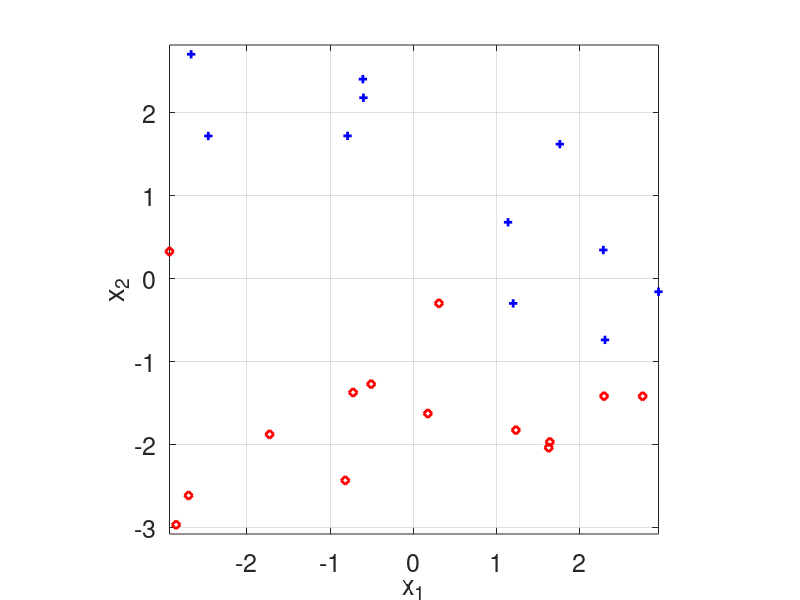

MATLAB code to generate this figure: (Note: this script raises an error after producing the figure.)
% MATHEMATIK DES MASCHINELLEN LERNENS
%===========================================
% Kapitel 3: Lineare Klassifikationsmethoden
% Abschnitt 3.1: Das Perzeptron
%
% MATLAB-Skript zum Nachvollziehen des 
% Beispiels zum Perzeptron-Algorithmus

%% (0) Vorbereitung
%------------------ 

% Erzeugen der Trainingsdaten
m = 25; % Anzahl der Daten
x = 6*rand(2,m)-3; % zufaellige x-Werte in [-3,3]^2  random.uniform Matrix 2 rows, m colums, high low insteed of [0, 1] should be [-3, 3] 6 and -3 
x
w_true = [1; 2]; % wahre trennende Hyperebene
w_true
y = sign(w_true' * x) + (w_true' * x == 0); % wahre Markierungen # w_true*x == 0 we want to have as 1 # w_true' * x == 0 np.dot(w_true.T, x)
y
%% (1) Zeichnen der Trainingsdaten
% --------------------------------

figure(1); 

% Erst die wahre Hyperebene fuer x in [-3,3] einzeichnen
plot( [-3,3], -w_true(1)/w_true(2)*[-3,3], '--k','Linewidth',2) 

% Dann die klassifizierten Punkte eintragen
indp = find(y==1); % Punkte mit Markierung 1
plot(x(1,indp),x(2,indp),'b+','linewidth',2); hold on;

indm = find(y==-1); % Punkte mit Markierung -1
plot(x(1,indm),x(2,indm),'rd','linewidth',2); hold on;

% Weitere Werte der Grafik setzen
xlim([-3,3])
ylim([-3,3])
grid on
axis equal 
axis tight
xlabel('x_1')
ylabel('x_2')
set(gca,'FontSize',18)

%% (2) Perzeptron-Algorithmus
%----------------------------

% Den Algorithmus auf die Daten anwenden mit b = 0 fest
[w,T,ws] = my_perceptron(x,y,0,100);

% Einzeichnen der erlernten Hypothese in die Grafik der Daten
figure(1); hold on
plot( [-3,3], -w(1)/w(2)*[-3,3], '-g','Linewidth',2)

%%%%%%%%%%%%%%%%%%%%%%

% Wir bestimmen die Matrix A um den Kegel der Loesungen zu zeichnen und B
% numerisch zu berechnen:
A = repmat(y,2,1) .* x;

% Wir bestimmen die Spalten von A mit A(2,.) negativ bzw. positiv
indAn = find(A(2,:) < 0);
indAp = find(A(2,:) > 0);

% Wir finden die begrenzenden Anstiege des Loesungskegels
a_low = max(-A(1,indAp)./A(2,indAp));
a_up = min(-A(1,indAn)./A(2,indAn));

% Wir legen die Koordinaten des zu zeichnenden Polygons fuer den
% abgeschnitten Kegel fest
area_x = [0, 6, 6, 0];
area_y = [0, 6*a_low, 6*a_up, 0];

% Wir zeichnen des Loesungskegel und die Iterierten des
% Perzeptron-Algorithmuses
figure(2);
fill(area_x,area_y,'g') % Zeichne ausgefuellten Kegel

% Zeichne Iterierten des Algorithmuses ein
hold on;
plot(ws(1,:),ws(2,:),'o-k','Linewidth',2);

% Setze weitere Werte der Grafik und fuege Legende hinzu
xlim([0,6])
ylim([0,10])
xlabel('w_1')
ylabel('w_2')
axis tight
names{1} = 'Loesungsmenge';
names{2} = 'Iterationen des Perzeptron';
legend(names,'Location','NorthWest')
set(gca,'FontSize',18)

% Wir berechnen noch R und B
R = max( sqrt(x(1,:).^2 + x(2,:).^2) )

% B wird mittels numerischer Optimierung bestimmt
fun = @(w) norm(w);
[~,B] = fmincon( fun, [0;0], -A', -ones(m,1))

% HINWEIS: fun wird minimiert, der Startvektor ist w =(0,0) und die
% Nebenbedingung ist -A^T * w \leq -1


%% Mit Legende zeichnen
figure(1);
hold off; 
plot( [-3,3], -w_true(1)/w_true(2)*[-3,3], '--k','Linewidth',2); hold on
plot( [-3,3], -w(1)/w(2)*[-3,3], '-g','Linewidth',2)
plot(x(1,indp),x(2,indp),'b+','linewidth',2); hold on;
plot(x(1,indm),x(2,indm),'rd','linewidth',2); hold on;
xlim([-3,3])
ylim([-3,3])
xlabel('x_1')
ylabel('x_2')
grid on
axis tight
set(gca,'FontSize',18)
names{1} = 'Wahre Trennebene';
names{2} = 'Erlernte Trennebene';
legend(names,'Location','NorthEast')

R = max( sqrt(x(1,:).^2 + x(2,:).^2) )
[~,B] = fmincon(@(w) norm(w), [0;0], -A', -ones(m,1))


